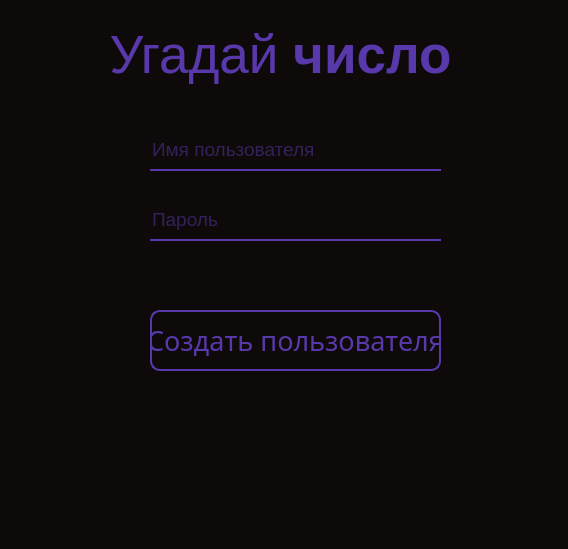
<?xml version="1.0" encoding="UTF-8"?>
<ui version="4.0">
 <class>Dialog</class>
 <widget class="QDialog" name="Dialog">
  <property name="geometry">
   <rect>
    <x>0</x>
    <y>0</y>
    <width>568</width>
    <height>549</height>
   </rect>
  </property>
  <property name="windowTitle">
   <string>Dialog</string>
  </property>
  <property name="styleSheet">
   <string notr="true"/>
  </property>
  <layout class="QVBoxLayout" name="verticalLayout">
   <property name="spacing">
    <number>0</number>
   </property>
   <property name="leftMargin">
    <number>0</number>
   </property>
   <property name="topMargin">
    <number>0</number>
   </property>
   <property name="rightMargin">
    <number>0</number>
   </property>
   <property name="bottomMargin">
    <number>0</number>
   </property>
   <item>
    <widget class="QWidget" name="widget" native="true">
     <property name="styleSheet">
      <string notr="true">QWidget{
	background-color: rgb(13, 10, 9);
	color: rgb(89, 56, 171);
}</string>
     </property>
     <widget class="QPushButton" name="signup_btn_2">
      <property name="geometry">
       <rect>
        <x>150</x>
        <y>310</y>
        <width>291</width>
        <height>61</height>
       </rect>
      </property>
      <property name="font">
       <font>
        <family>Segoe UI Semibold</family>
        <pointsize>20</pointsize>
       </font>
      </property>
      <property name="styleSheet">
       <string notr="true">background-color: rgb(13, 10, 9);
color: rgb(89, 56, 171);
border-style: solid;
border-width: 2px;
border-radius: 10;
border-color: rgb(89, 56, 171);</string>
      </property>
      <property name="text">
       <string>Создать пользователя</string>
      </property>
     </widget>
     <widget class="QLabel" name="title_2">
      <property name="geometry">
       <rect>
        <x>-80</x>
        <y>20</y>
        <width>721</width>
        <height>71</height>
       </rect>
      </property>
      <property name="font">
       <font>
        <family>Segoe UI</family>
        <pointsize>40</pointsize>
       </font>
      </property>
      <property name="layoutDirection">
       <enum>Qt::LeftToRight</enum>
      </property>
      <property name="frameShadow">
       <enum>QFrame::Plain</enum>
      </property>
      <property name="text">
       <string>Угадай &lt;strong&gt;число&lt;/strong&gt;</string>
      </property>
      <property name="alignment">
       <set>Qt::AlignCenter</set>
      </property>
     </widget>
     <widget class="QLineEdit" name="usernameField_2">
      <property name="geometry">
       <rect>
        <x>150</x>
        <y>130</y>
        <width>291</width>
        <height>41</height>
       </rect>
      </property>
      <property name="font">
       <font>
        <family>Segoe UI</family>
        <pointsize>14</pointsize>
       </font>
      </property>
      <property name="styleSheet">
       <string notr="true">background-color: rgb(13, 10, 9);
color: rgb(89, 56, 171);
border-style: none;
border-bottom: 2px solid rgb(89, 56, 171);

</string>
      </property>
      <property name="text">
       <string/>
      </property>
      <property name="placeholderText">
       <string>Имя пользователя</string>
      </property>
     </widget>
     <widget class="QLineEdit" name="passwordField_2">
      <property name="geometry">
       <rect>
        <x>150</x>
        <y>200</y>
        <width>291</width>
        <height>41</height>
       </rect>
      </property>
      <property name="font">
       <font>
        <family>Segoe UI</family>
        <pointsize>14</pointsize>
       </font>
      </property>
      <property name="styleSheet">
       <string notr="true">background-color: rgb(13, 10, 9);
color: rgb(89, 56, 171);
border-style: none;
border-bottom: 2px solid rgb(89, 56, 171);

</string>
      </property>
      <property name="text">
       <string/>
      </property>
      <property name="echoMode">
       <enum>QLineEdit::Password</enum>
      </property>
      <property name="placeholderText">
       <string>Пароль</string>
      </property>
     </widget>
     <widget class="QLabel" name="error_label_2">
      <property name="geometry">
       <rect>
        <x>150</x>
        <y>250</y>
        <width>291</width>
        <height>21</height>
       </rect>
      </property>
      <property name="font">
       <font>
        <family>Segoe UI</family>
        <pointsize>10</pointsize>
       </font>
      </property>
      <property name="styleSheet">
       <string notr="true">color: rgb(171, 3, 112)</string>
      </property>
      <property name="text">
       <string/>
      </property>
     </widget>
    </widget>
   </item>
  </layout>
 </widget>
 <resources/>
 <connections/>
</ui>
